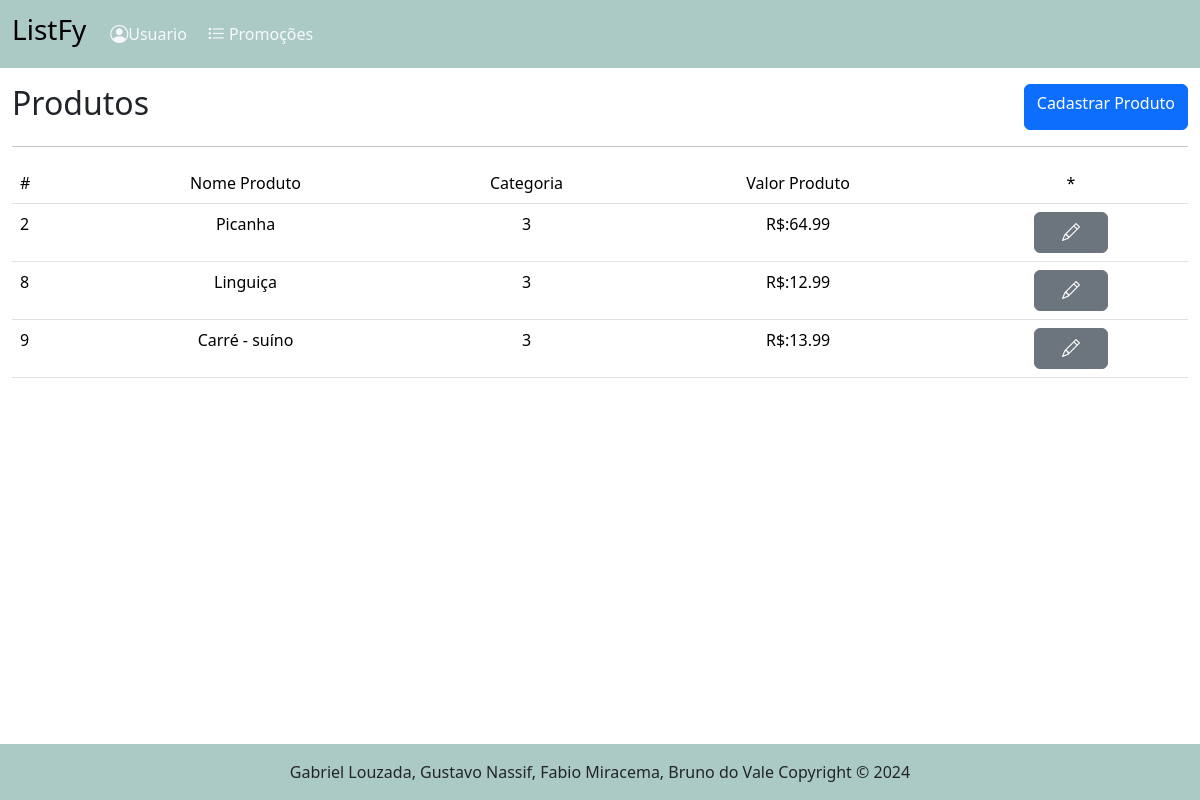
Page /produto/categoria/3 on the committed database.
### tables this page shows
CREATE TABLE "produto" (
	"id_produto"	INTEGER,
	"nome_produto"	TEXT NOT NULL,
	"id_categoria"	INTEGER NOT NULL,
	"valor_produto"	REAL NOT NULL,
	PRIMARY KEY("id_produto" AUTOINCREMENT),
	FOREIGN KEY("id_categoria") REFERENCES "categoria"("id_categoria")
);

### routes/produto_routes.py (the view)
@router.get("/", response_class=HTMLResponse)
async def get_produtos(request: Request):
    produtos = obter_todos_produtos()
    return templates.TemplateResponse("/produto/listar_produtos.html", {"request": request, "produtos": produtos})

### templates/produto/listar_produtos_categoria.html (shortened to what this page needs)
{% extends "base.html" %}
{% block conteudo %}
    <main class="container-fluid">
        <div class="d-flex justify-content-between mt-3">
            <h2>Produtos</h2>
            <a href="/produto/cadastrar_produto" class="btn btn-primary"> Cadastrar Produto</a>
        </div>
        <hr>
        <table class="table">
            <tr>
                <td>#</td>
                <td style="text-align: center;">Nome Produto</td>
                <td style="text-align: center;">Categoria</td>
                <td style="text-align: center;">Valor Produto</td>
                <td style="text-align: center;">*</td>
            </tr>
            {% for p in produtos %}
            <tr>
                <td>{{ p.id_produto }}</td>
                <td style="text-align: center;">{{ p.nome_produto }}</td>
                <td style="text-align: center;">{{ p.id_categoria }}</td>
                <td style="text-align: center;">R$:{{ p.valor_produto }}</td>
                <td style="text-align: center;" ><a href="/produto/alterar_produto/{{ p.id_produto }}" class="btn btn-secondary"><i class="bi bi-pencil"></i></a></td>
            </tr>
            {% endfor %}
        </table>
    </main>
{% endblock %}

### static/style/style.css (style rules this page uses)
i { padding: 15px; font-size: 18px; }

### rows in the picture
produto: id_produto "2", nome_produto "Picanha", id_categoria "3", valor_produto "64.99"
produto: id_produto "8", nome_produto "Linguiça", id_categoria "3", valor_produto "12.99"
produto: id_produto "9", nome_produto "Carré - suíno", id_categoria "3", valor_produto "13.99"
